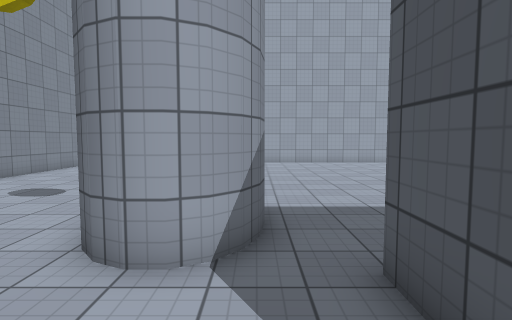
View 1 (above)

24 first-person views from a walk through a Unity game level. The camera is 1.5 m above the floor, tilts 4° down and sees 80° across. The floor is counted in squares, 1 m on a side. Each view is taken from the middle of a square. On the plan, view 1 faces up. The plan holds only what a view shows up to about 15 squares ahead; the rest is blank. The player is left out. Surface patterns are stand-ins for the level's own textures.

View 2
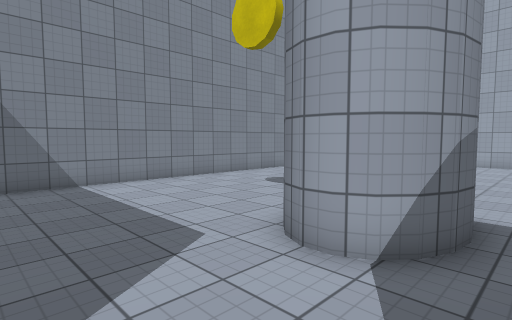

View 3
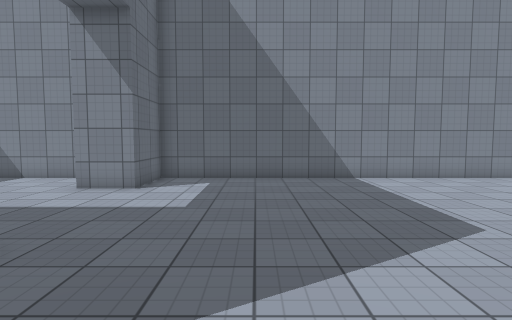

View 4
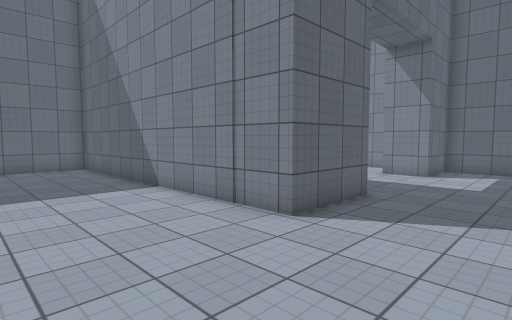

View 5
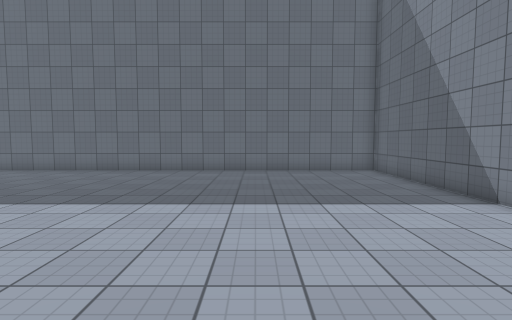

View 6
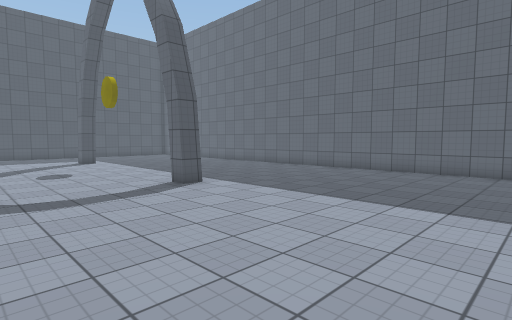

View 7
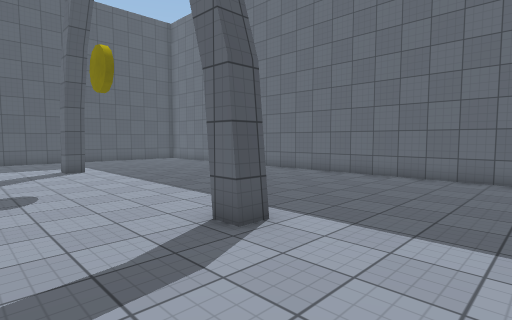

View 8
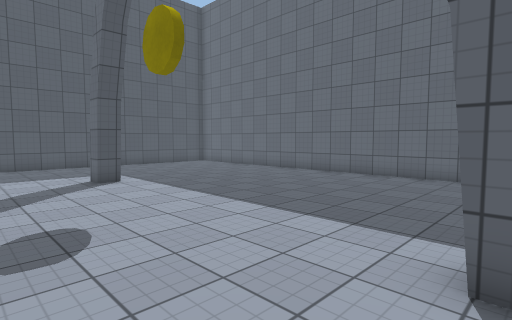

View 9
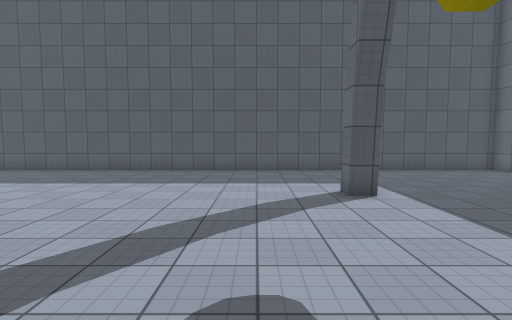

View 10
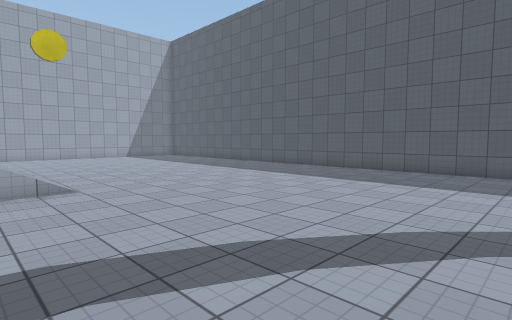

View 11
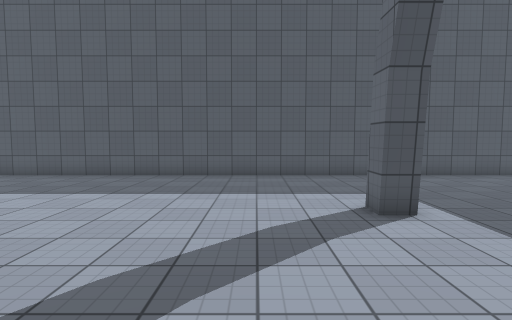

View 12
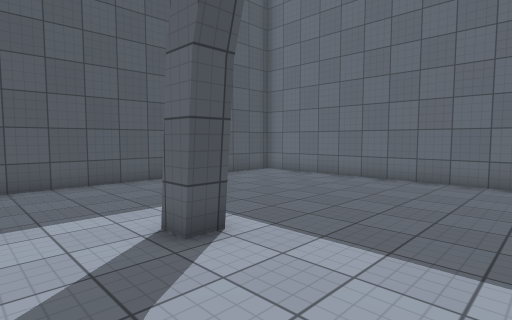

View 13
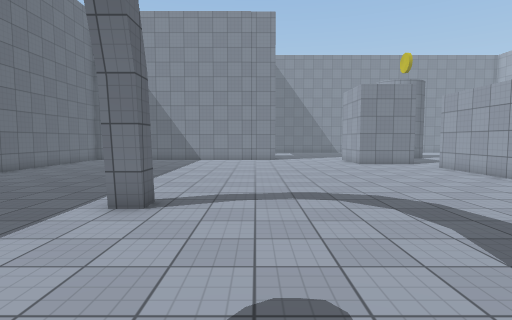

View 14
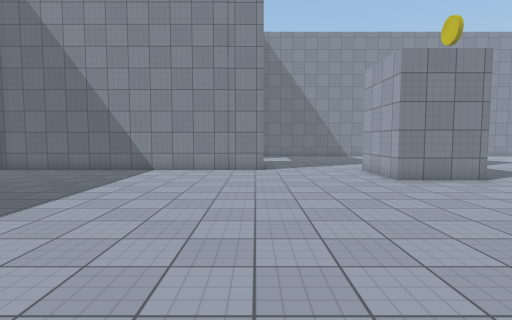

View 15
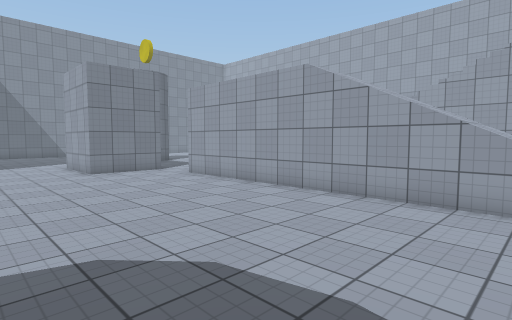

View 16
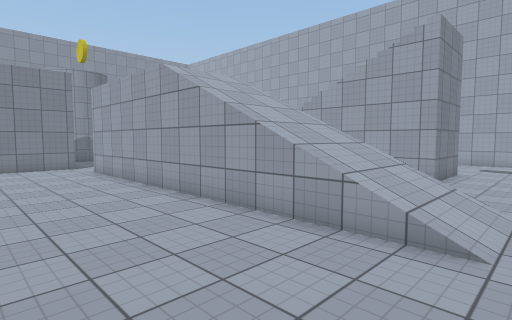

View 17
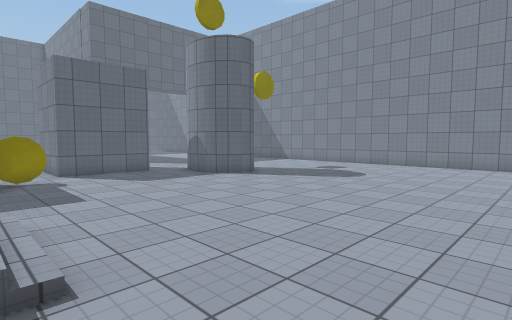

View 18
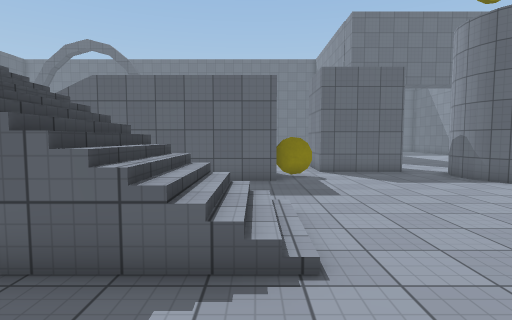

View 19
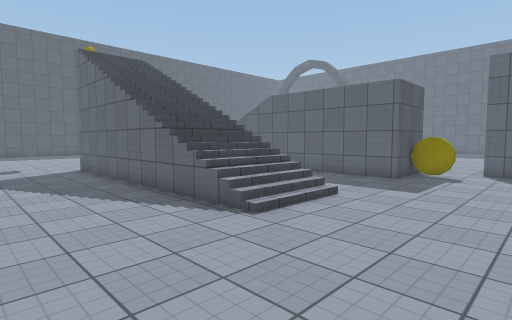

View 20
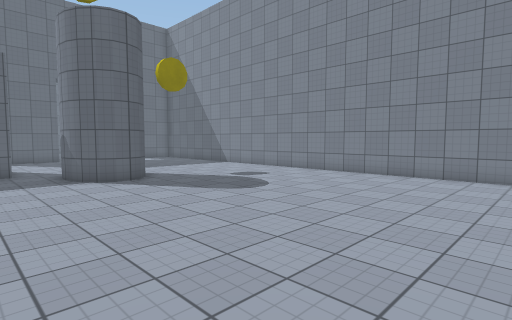

View 21
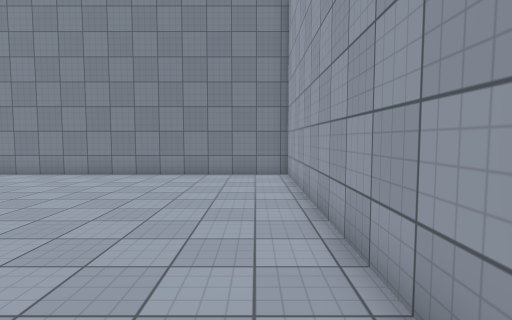

View 22
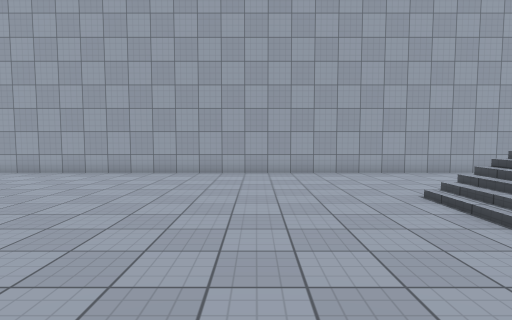

View 23
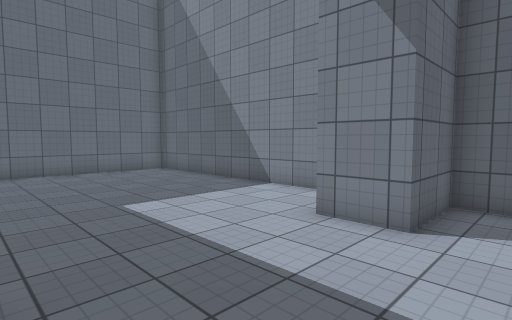

View 24
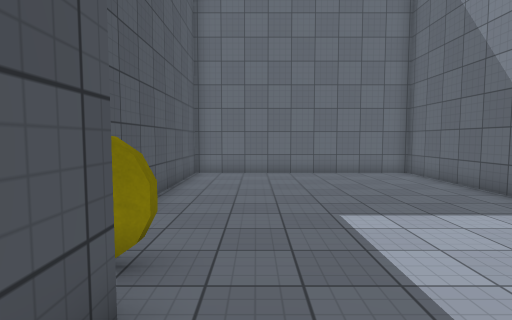

### Floor plan
Key: @ floor where view 1 was taken; # wall or solid block; . main floor; : floor 3.75 m higher than the main floor; / step, stairs or slope.
Columns run from 10 left of view 1 to 34 right of it. Each row starts with its distance up from view 1.
 19 #########################
 18 #.....................
 17 #..............................
 16 #...............................
 15 #...............................
 14 #..................//////////...
 13 #.................////////////..
 12 #.................////////////...
 11 #.................///////////#....
 10 #..................           .....
  9 #...................          ......
  8 #....................          ......
  7 #.......##...........          .......
  6 #.......###......#::    ////////.......    .#
  5 #.......# #.....##      ////////........  ..#
  4 #.......###......#      ////////............#
  3 #...........####............................#
  2 #...........#  #............................#
  1 #...........#  #............................#
  0 #.........@.####............................#
 -1 #...........................................#
 -2 #...........................................#
 -3 #...........................................#
 -4 #...........................................#
 -5 ####....####................................#
 -6    #....## #................................#
 -7  ........###................................#
 -8 #........###................................#
 -9 #......... #..............#..........#......#
-10 #.........##................................#
-11 #.........##................................#
-12 #.........##................................#
-13 #.........##................................#
-14 #.........##................................#
-15 #.........##................................#
-16 #.........##................................#
-17 #############################################

Where each view was taken, in squares from view 1:
view 1: 0 up, 0 right, facing up
view 2: 0 up, 1 right, facing up-left
view 3: 1 down, 2 right, facing left
view 4: 1 down, 6 right, facing down-left
view 5: 3 down, 7 right, facing down
view 6: 3 down, 7 right, facing down-right
view 7: 5 down, 12 right, facing down-right
view 8: 5 down, 16 right, facing down-right
view 9: 6 down, 19 right, facing right
view 10: 6 down, 19 right, facing up-right
view 11: 6 down, 21 right, facing right
view 12: 6 down, 23 right, facing down-right
view 13: 6 down, 23 right, facing left
view 14: 5 down, 16 right, facing left
view 15: 4 down, 19 right, facing up-left
view 16: 1 down, 22 right, facing up-left
view 17: 17 up, 8 right, facing down-left
view 18: 17 up, 8 right, facing down
view 19: 18 up, 3 right, facing down-right
view 20: 18 up, 3 right, facing down-left
view 21: 18 up, 3 right, facing left
view 22: 6 up, 3 right, facing up
view 23: 3 down, 2 left, facing down-left
view 24: 4 down, 3 left, facing down
